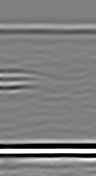
#> input picture data_1.png, 96 x 176 px, found by its file name
$ python animation_bscan.py
#> lines starting #> are read from the running program, lines starting #| are printed output that depends on the picture
from pathlib import Path
from typing import Optional, Sequence, Union

import numpy as np
from PIL import Image
import matplotlib.pyplot as plt


# =============================================================================
# LOAD B-SCAN
# =============================================================================

def load_bscan_grayscale(
    path: Union[str, Path]
) -> np.ndarray:

    img = Image.open(path).convert("L")  # Open the image and convert it to grayscale.
#> img is the input picture: PIL image 96x176 L; min 0, max 255, mean 127.5
    return np.asarray(img)  # Convert the PIL image into a NumPy array.


# =============================================================================
# OPTIONAL CROP
# =============================================================================

# [10 lines left out: function crop_bscan, not called in this run]


# =============================================================================
# EXTRACT A-SCANS
# =============================================================================

def extract_columns(
    bscan_gray: np.ndarray,
    normalize: bool = True,
    assume_diverging_grey: bool = False,
) -> np.ndarray:

    bscan_float = bscan_gray.astype(np.float32)  # Convert pixels to floating-point values.

    if assume_diverging_grey:
        signal_matrix = (bscan_float - 127.5) / 127.5  # Convert 0-255 grey levels to approximately -1 to +1.

    elif normalize:
        signal_matrix = bscan_float / 255.0  # Normalize grey levels between 0 and 1.

    else:
        signal_matrix = bscan_float  # Keep the original grey levels.

    columns = signal_matrix.T  # Transpose so that each row corresponds to one A-scan.
    columns = np.ascontiguousarray(columns)  # Store the array contiguously for faster repeated access.

    return columns

# =============================================================================
# SINGLE A-SCAN
# =============================================================================

# [144 lines left out: functions plot_column_profile, plot_multiple_column_profiles, plot_bscan_with_selected_column, not called in this run]


# =============================================================================
# OPTIMIZED INTERACTIVE VIEWER
# =============================================================================

def interactive_ascan_viewer(
    bscan_gray: np.ndarray,
    columns: np.ndarray,
    depth_axis: Optional[np.ndarray] = None,
    position_axis: Optional[np.ndarray] = None,
    history_length: int = 10,
):

    n_columns, n_samples = columns.shape  # Get the number of A-scans and samples.

    print()
    print("=" * 70)
    print("MODE INTERACTIF OPTIMISÉ")
    print("=" * 70)
    print()
    print("Souris :")
    print("  - clic sur le B-scan")
    print("  - clic + déplacement = déplacement continu")
    print()
    print("Clavier :")
    print("  ← / → : colonne précédente / suivante")
    print("  Home  : première colonne")
    print("  End   : dernière colonne")
    print()
    print("=" * 70)

    if depth_axis is not None:
        y_axis = np.asarray(depth_axis, dtype=np.float32)  # Use the physical time axis.

    else:
        y_axis = np.arange(n_samples, dtype=np.float32)  # Use sample indices.

    if position_axis is not None:
        x_axis = np.asarray(position_axis, dtype=np.float32)  # Use the physical position axis.

    else:
        x_axis = np.arange(n_columns, dtype=np.float32)  # Use column indices.

    fig, axes = plt.subplots(
        1,
        2,
        figsize=(13, 7),
        gridspec_kw={"width_ratios": [3, 1]}
    )  # Create the B-scan and A-scan panels.

    ax_bscan = axes[0]  # Store the B-scan axis.
    ax_ascan = axes[1]  # Store the A-scan axis.

    try:
        fig.canvas.manager.set_window_title(
            "B-scan / A-scan - mode interactif"
        )  # Set the window title.

    except Exception:
        pass  # Ignore this if the backend does not support window titles.

    extent = [
        float(x_axis[0]),
        float(x_axis[-1]),
        float(y_axis[-1]),
        float(y_axis[0])
    ]  # Define the physical extent of the B-scan.

    ax_bscan.imshow(
        bscan_gray,
        cmap="gray",
        aspect="auto",
        extent=extent,
        interpolation="nearest"
    )  # Display the B-scan once.

    ax_bscan.set_xlabel(
        "Scanning position (mm)" if position_axis is not None else "Column index"
    )  # Set the B-scan x-axis label.

    ax_bscan.set_ylabel(
        "Time of flight (µs)" if depth_axis is not None else "Row index"
    )  # Set the B-scan y-axis label.

    vertical_line = ax_bscan.axvline(
        x_axis[0],
        color="red",
        linewidth=2.5,
        animated=True
    )  # Create the single movable red line.

    ax_ascan.set_xlabel(
        "Amplitude" if depth_axis is not None else "Grey intensity"
    )  # Set the A-scan x-axis label.

    ax_ascan.set_ylabel(
        "Time of flight (µs)" if depth_axis is not None else "Row index"
    )  # Set the A-scan y-axis label.

    ax_ascan.invert_yaxis()  # Put increasing time/depth downwards.

    signal_min = float(np.min(columns))  # Find the minimum signal value.
    signal_max = float(np.max(columns))  # Find the maximum signal value.

    if signal_min == signal_max:
        margin = 1.0  # Use a fixed margin for a constant signal.

    else:
        margin = 0.05 * (signal_max - signal_min)  # Add 5% margin around the signals.

    ax_ascan.set_xlim(
        signal_min - margin,
        signal_max + margin
    )  # Set the horizontal limits.

    ax_ascan.set_ylim(
        y_axis[-1],
        y_axis[0]
    )  # Set the vertical limits.

    colors = plt.cm.tab10(
        np.linspace(0, 1, history_length)
    )  # Generate different colors for previous A-scans.

    history_lines = []  # Store the previous A-scan curves.

    for i in range(history_length):
        line, = ax_ascan.plot(
            [],
            [],
            color=colors[i],
            linewidth=1.8,
            alpha=0.0,
            visible=False,
            animated=True
        )  # Create an initially invisible history curve.

        history_lines.append(line)  # Store the curve.

    current_line, = ax_ascan.plot(
        columns[0],
        y_axis,
        color="black",
        linewidth=2.5,
        animated=True,
        zorder=30
    )  # Create the current A-scan curve.

    current_index = 0  # Start at the first column.
    dragging = False  # Store whether the mouse is currently dragging.
    last_drawn_index = -1  # Force the first redraw.

    bscan_title = ax_bscan.set_title(
        f"B-scan — colonne 1/{n_columns}"
    )  # Create the B-scan title as a movable text artist.

    ascan_title = ax_ascan.set_title(
        f"A-scan — colonne 1/{n_columns}"
    )  # Create the A-scan title as a movable text artist.

    bscan_title.set_animated(True)  # Allow the B-scan title to be redrawn with blitting.
    ascan_title.set_animated(True)  # Allow the A-scan title to be redrawn with blitting.

    fig.canvas.draw()  # Perform the initial complete rendering.

    background = fig.canvas.copy_from_bbox(
        fig.bbox
    )  # Save the static background for fast redrawing.

    def redraw(index):

        nonlocal background
        nonlocal last_drawn_index

        if index == last_drawn_index:
            return  # Do nothing if the selected column has not changed.

        last_drawn_index = index  # Store the new selected column.

        current_line.set_data(
            columns[index],
            y_axis
        )  # Update the current A-scan.

        for line in history_lines:
            line.set_visible(False)  # Hide all previous A-scans before updating them.

        number_previous = min(
            history_length,
            index
        )  # Determine how many previous A-scans are available.

        for age in range(1, number_previous + 1):

            previous_index = index - age  # Find the corresponding previous column.
            line = history_lines[age - 1]  # Select the corresponding history curve.

            line.set_data(
                columns[previous_index],
                y_axis
            )  # Update the history curve with the previous A-scan.

            line.set_color(
                colors[age - 1]
            )  # Give this previous A-scan its own color.

            alpha = max(
                0.18,
                1.0 - 0.075 * age
            )  # Make older A-scans progressively more transparent.

            line.set_alpha(alpha)  # Apply the transparency.

            line.set_visible(True)  # Display this previous A-scan.

        vertical_line.set_xdata(
            [x_axis[index], x_axis[index]]
        )  # Move the red line to the selected column.

        bscan_title.set_text(
            f"B-scan — colonne {index + 1}/{n_columns}"
        )  # Update the B-scan title with the current column.

        ascan_title.set_text(
            f"A-scan — colonne {index + 1}/{n_columns}"
        )  # Update the A-scan title with the current column.

        fig.canvas.restore_region(
            background
        )  # Restore the unchanged background.

        for line in history_lines:
            if line.get_visible():
                ax_ascan.draw_artist(line)  # Draw only visible history curves.

        ax_ascan.draw_artist(
            current_line
        )  # Draw the current A-scan.

        ax_bscan.draw_artist(
            vertical_line
        )  # Draw the red column marker.

        ax_bscan.draw_artist(
            bscan_title
        )  # Redraw the updated B-scan title.

        ax_ascan.draw_artist(
            ascan_title
        )  # Redraw the updated A-scan title.

        fig.canvas.blit(
            fig.bbox
        )  # Update the window without redrawing the whole figure.

        fig.canvas.flush_events()  # Immediately display the changes.

    # [98 lines left out: functions mouse_to_column, on_press, on_motion, on_release, on_key, not called in this run]

    fig.canvas.mpl_connect(
        "button_press_event",
        on_press
    )  # Connect mouse click events.

    fig.canvas.mpl_connect(
        "motion_notify_event",
        on_motion
    )  # Connect mouse movement events.

    fig.canvas.mpl_connect(
        "button_release_event",
        on_release
    )  # Connect mouse release events.

    fig.canvas.mpl_connect(
        "key_press_event",
        on_key
    )  # Connect keyboard events.

    redraw(0)  # Display the first column.

    plt.show()  # Open the interactive window.

    return fig  # Return the figure.


# =============================================================================
# EXPORT
# =============================================================================

def save_columns_as_ascan_dataset(
    columns: np.ndarray,
    filepath: str
):

    np.save(filepath, columns)  # Save all extracted A-scans as a NumPy file.

    print(
        f"Saved {columns.shape[0]} extracted A-scans "
        f"(length {columns.shape[1]}) to {filepath}"
    )  # Confirm the export.


# =============================================================================
# MAIN
# =============================================================================

if __name__ == "__main__":

    image_path = (
        r"C:\Users\Alix\Desktop\STG2\documents for datasets"
        r"\B-scans\B-scans\data_1.png"
    )  # Define the path to the B-scan.

    bscan_gray = load_bscan_grayscale(
        image_path
    )  # Load the B-scan.

    print(
        f"Loaded image: shape = "
        f"{bscan_gray.shape} (rows x cols)"
    )  # Display the image dimensions.
#| Loaded image: shape = (176, 96) (rows x cols)

    columns = extract_columns(
        bscan_gray,
        normalize=True,
        assume_diverging_grey=True
    )  # Extract one A-scan from each B-scan column.
#> in extract_columns, `columns = signal_matrix.T`:
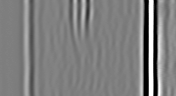
#> columns: shape (96, 176) float32; min -1, max 1, mean -0.000361; drawn with min black and max white

    print(
        f"Extracted {columns.shape[0]} columns "
        f"(A-scans) of length {columns.shape[1]}"
    )  # Display the number of extracted A-scans.
#| Extracted 96 columns (A-scans) of length 176

    H, W = bscan_gray.shape  # Get the B-scan dimensions.
#> H = 176; W = 96

    time_axis_us = None  # No physical time axis is defined yet.
    position_axis_mm = None  # No physical position axis is defined yet.

    # [11 lines of commented-out code are left out]

    save_columns_as_ascan_dataset(
        columns,
        "extracted_ascans_from_bscan.npy"
    )  # Save all A-scans.
#| Saved 96 extracted A-scans (length 176) to extracted_ascans_from_bscan.npy

    interactive_ascan_viewer(
        bscan_gray=bscan_gray,
        columns=columns,
        depth_axis=time_axis_us,
        position_axis=position_axis_mm,
        history_length=10
    )  # Start the interactive viewer.
#> in interactive_ascan_viewer, `signal_min = float(np.min(columns))`: signal_min = -1
#> in interactive_ascan_viewer, `signal_max = float(np.max(columns))`: signal_max = 1
#> in interactive_ascan_viewer, `margin = 0.05 * (signal_max - signal_min)`: margin = 0.1
#> in interactive_ascan_viewer, `plt.show()`:
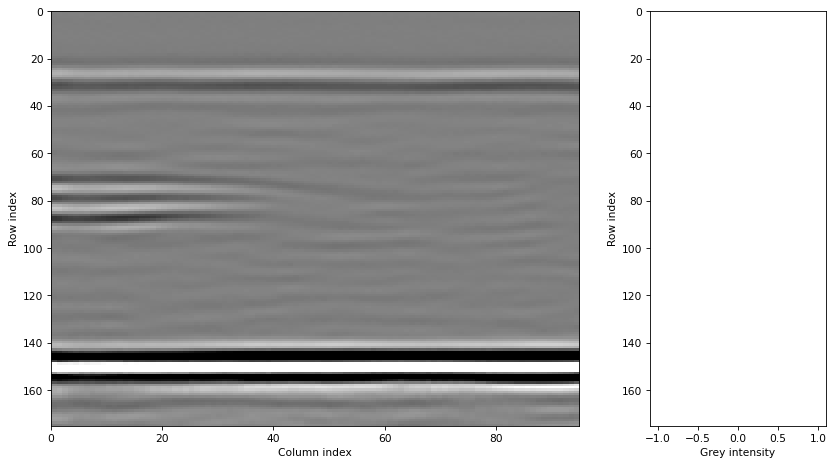
#> figure drawn by matplotlib, 2 panels
